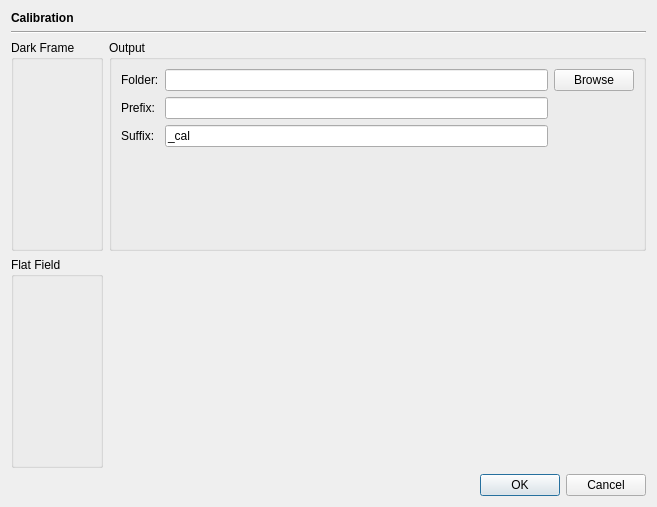
<?xml version="1.0" encoding="UTF-8"?>
<ui version="4.0">
 <class>OpCalibrationDialog</class>
 <widget class="QDialog" name="OpCalibrationDialog">
  <property name="geometry">
   <rect>
    <x>0</x>
    <y>0</y>
    <width>657</width>
    <height>507</height>
   </rect>
  </property>
  <property name="windowTitle">
   <string>Dialog</string>
  </property>
  <layout class="QVBoxLayout" name="verticalLayout">
   <item>
    <widget class="QLabel" name="label">
     <property name="font">
      <font>
       <weight>75</weight>
       <bold>true</bold>
      </font>
     </property>
     <property name="text">
      <string>Calibration</string>
     </property>
    </widget>
   </item>
   <item>
    <widget class="Line" name="line">
     <property name="orientation">
      <enum>Qt::Horizontal</enum>
     </property>
    </widget>
   </item>
   <item>
    <widget class="QWidget" name="widget" native="true">
     <layout class="QGridLayout" name="gridLayout_2">
      <property name="leftMargin">
       <number>0</number>
      </property>
      <property name="topMargin">
       <number>0</number>
      </property>
      <property name="rightMargin">
       <number>0</number>
      </property>
      <property name="bottomMargin">
       <number>0</number>
      </property>
      <item row="0" column="0">
       <widget class="QGroupBox" name="groupBox">
        <property name="sizePolicy">
         <sizepolicy hsizetype="Preferred" vsizetype="Preferred">
          <horstretch>0</horstretch>
          <verstretch>1</verstretch>
         </sizepolicy>
        </property>
        <property name="title">
         <string>Dark Frame</string>
        </property>
        <layout class="QVBoxLayout" name="verticalLayout_2">
         <item>
          <widget class="ImageSelectWidget" name="darkFrameSelectWidget" native="true">
           <property name="sizePolicy">
            <sizepolicy hsizetype="Preferred" vsizetype="Preferred">
             <horstretch>0</horstretch>
             <verstretch>0</verstretch>
            </sizepolicy>
           </property>
          </widget>
         </item>
        </layout>
       </widget>
      </item>
      <item row="1" column="0">
       <widget class="QGroupBox" name="groupBox_2">
        <property name="sizePolicy">
         <sizepolicy hsizetype="Preferred" vsizetype="Preferred">
          <horstretch>0</horstretch>
          <verstretch>1</verstretch>
         </sizepolicy>
        </property>
        <property name="title">
         <string>Flat Field</string>
        </property>
        <layout class="QVBoxLayout" name="verticalLayout_3">
         <item>
          <widget class="ImageSelectWidget" name="flatFieldSelectWidget" native="true"/>
         </item>
        </layout>
       </widget>
      </item>
      <item row="0" column="1">
       <widget class="QGroupBox" name="groupBox_3">
        <property name="title">
         <string>Output</string>
        </property>
        <layout class="QGridLayout" name="gridLayout">
         <item row="1" column="0">
          <widget class="QLabel" name="label_3">
           <property name="text">
            <string>Prefix:</string>
           </property>
          </widget>
         </item>
         <item row="3" column="1">
          <spacer name="verticalSpacer">
           <property name="orientation">
            <enum>Qt::Vertical</enum>
           </property>
           <property name="sizeHint" stdset="0">
            <size>
             <width>20</width>
             <height>40</height>
            </size>
           </property>
          </spacer>
         </item>
         <item row="1" column="1">
          <widget class="QLineEdit" name="outputPrefixField"/>
         </item>
         <item row="2" column="0">
          <widget class="QLabel" name="label_4">
           <property name="text">
            <string>Suffix:</string>
           </property>
          </widget>
         </item>
         <item row="0" column="1">
          <widget class="QLineEdit" name="outputFolderField"/>
         </item>
         <item row="0" column="0">
          <widget class="QLabel" name="label_2">
           <property name="text">
            <string>Folder:</string>
           </property>
          </widget>
         </item>
         <item row="0" column="2">
          <widget class="QPushButton" name="browseButton">
           <property name="text">
            <string>Browse</string>
           </property>
          </widget>
         </item>
         <item row="2" column="1">
          <widget class="QLineEdit" name="outputSuffixField">
           <property name="text">
            <string>_cal</string>
           </property>
          </widget>
         </item>
        </layout>
       </widget>
      </item>
     </layout>
    </widget>
   </item>
   <item>
    <widget class="QDialogButtonBox" name="buttonBox">
     <property name="orientation">
      <enum>Qt::Horizontal</enum>
     </property>
     <property name="standardButtons">
      <set>QDialogButtonBox::Cancel|QDialogButtonBox::Ok</set>
     </property>
    </widget>
   </item>
  </layout>
 </widget>
 <customwidgets>
  <customwidget>
   <class>ImageSelectWidget</class>
   <extends>QWidget</extends>
   <header>dialogs/imageselectwidget.h</header>
   <container>1</container>
  </customwidget>
 </customwidgets>
 <resources/>
 <connections>
  <connection>
   <sender>buttonBox</sender>
   <signal>accepted()</signal>
   <receiver>OpCalibrationDialog</receiver>
   <slot>accept()</slot>
   <hints>
    <hint type="sourcelabel">
     <x>248</x>
     <y>254</y>
    </hint>
    <hint type="destinationlabel">
     <x>157</x>
     <y>274</y>
    </hint>
   </hints>
  </connection>
  <connection>
   <sender>buttonBox</sender>
   <signal>rejected()</signal>
   <receiver>OpCalibrationDialog</receiver>
   <slot>reject()</slot>
   <hints>
    <hint type="sourcelabel">
     <x>316</x>
     <y>260</y>
    </hint>
    <hint type="destinationlabel">
     <x>286</x>
     <y>274</y>
    </hint>
   </hints>
  </connection>
 </connections>
</ui>
